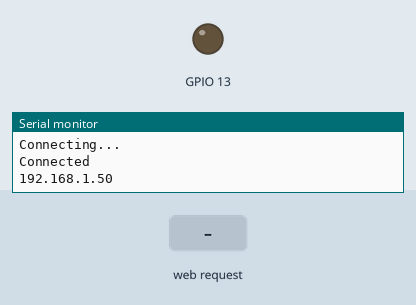
This sketch was run on a simulated ESP32. Shown: output pins drawn as LEDs (lit = HIGH), the last lines printed to the serial monitor. The inputs (shaded band) are chosen by the test bench. WiFi joins after 1.5 s; servers stay silent unless stated.

Above: at 3.7 s.
3.8 s: HTTP request GET /?status=1 received
At 5.2 s:
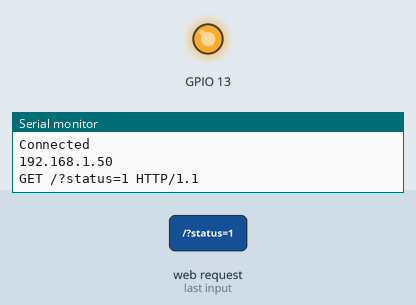
Timing chart, 0 to 6.8 s (numbered marks = the images above; inputs shaded):
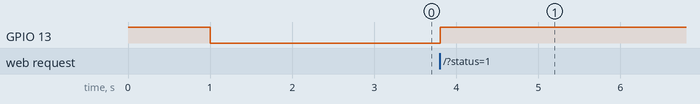

The sketch:

send_req_turn_on_led.ino
```cpp
#include <WiFi.h>

NetworkServer server = NetworkServer(80);

void setup() {
  Serial.begin(115200);

  pinMode(13, OUTPUT);
  digitalWrite(13, HIGH);
  delay(1000);
  digitalWrite(13, LOW);

  WiFi.begin("Wifi", "Password"); //change wifi name and pass word

  while (WiFi.status() != WL_CONNECTED) {
    delay(500);
    Serial.println("Connecting...");
  }

  server.begin();
  Serial.println("Connected");
  Serial.println(WiFi.localIP());
}

void loop() {

  NetworkClient client = server.accept();

  if (client) {

    String requestText = "";

    while (client.connected()) {
      if (client.available()) {
        char c = client.read();
        requestText += c;

        if (c == '\n') {
          Serial.println(requestText);

          if (requestText.startsWith("GET /?status=1")) {
            digitalWrite(13, HIGH);
          } else {
            digitalWrite(13, LOW);
          }

          break;
        }
      }
    }
    client.stop();
  }
}
```

Measured:
- after the input at 3.8 s, GPIO 13: LOW → HIGH at once
